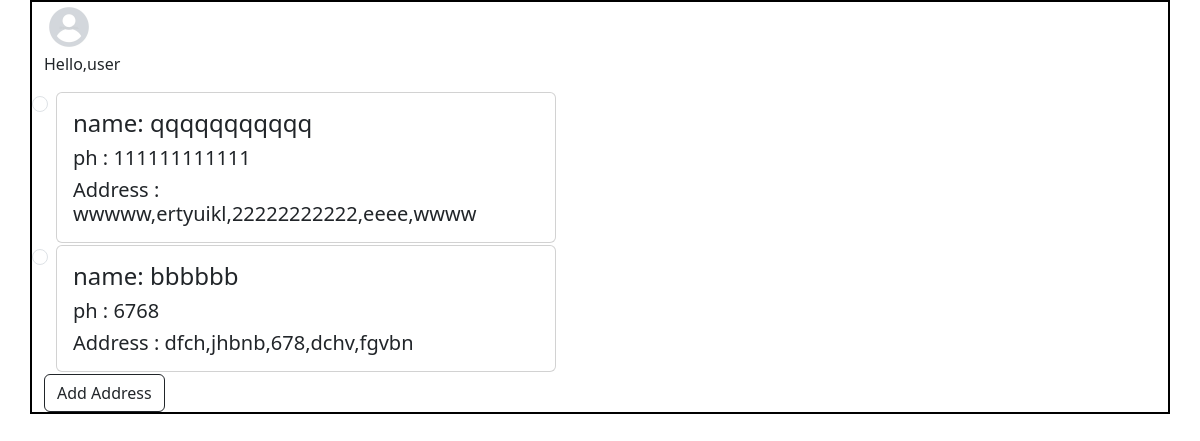
Screenshot of /buy (signed in) with the database file from the repository.
### app/models.py (models this page shows)
class Address(models.Model):
    user=models.ForeignKey(User,on_delete=models.CASCADE)
    name=models.TextField()
    phn=models.IntegerField()
    pin=models.IntegerField()
    loc=models.TextField()
    adrs=models.TextField()
    city=models.TextField()
    state=models.TextField()

### app/views.py (the view)
# urls.py: path('buy',views.buy),
def buy(req):
    if 'user' in req.session:
        user=User.objects.get(username=req.session['user'])
        data=Address.objects.filter(user=user)
        return render(req,'user/buy.html',{'data':data})
    else:
        return redirect(m_login)

### templates/user/buy.html (shortened to what this page needs)
<!DOCTYPE html>
<html lang="en">
<head>
    <link href="https://cdn.jsdelivr.net/npm/bootstrap@5.3.3/dist/css/bootstrap.min.css" rel="stylesheet">
    {% load static %}
</head>
<body>
    <div class="container" >
        <div class="row" style="border: 2px solid black;">
          <div class="col-lg-3" style=" width: 30%px; ">
            <div class="usrdiv1">
              <img src="{% static 'images/prfl.webp' %}" alt="" style="height: 50px; width: 50px;">
              <p>Hello,user</p>
            </div>
          </div>
          {% for i in data %}
          <div class="form-check">
            <input type="radio" class="form-check-input" id="radio2" name="optradio" value="option2">
            <label class="form-check-label" for="radio2"> <div >
              <div class="card" style="width: 500px;">
                <div class="card-body">
                    <h4 class="card-title"> name: {{i.name}}</h4>
                    <h5 class="card-text"> ph : {{i.phn}}</h5>
                    <h5 class="card-text">Address : {{i.adrs}},{{i.loc}},{{i.pin}},{{i.city}},{{i.state}}</h5>
                </div>
              </div>
            </div></label>
          </div>
          {% endfor %}
        <div>
          <a href="adrs" class="btn btn-outline-dark">Add Address</a>
        </div>
        </div>
    </div>
</body>
</html>

### rows the page displays
Address: name "qqqqqqqqqqq", phn "111111111111", adrs "wwwww", loc "ertyuikl", pin "22222222222", city "eeee", state "wwww"
Address: name "bbbbbb", phn "6768", adrs "dfch", loc "jhbnb", pin "678", city "dchv", state "fgvbn"
